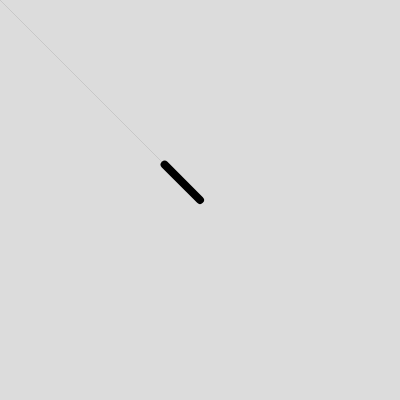
Frame 1 (no input)
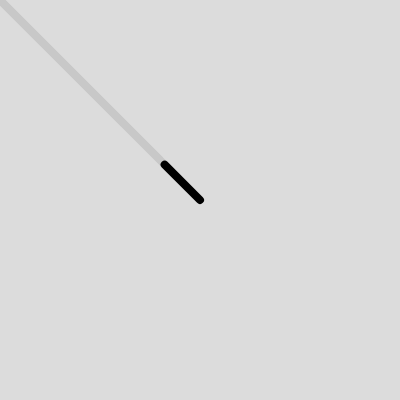
Frame 60 (no input)
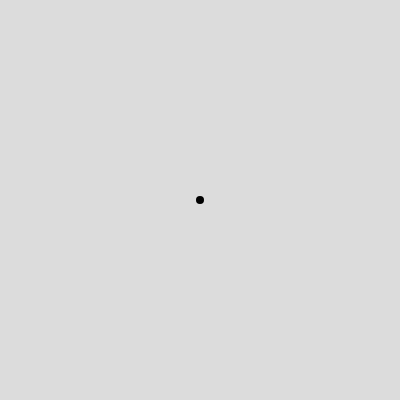
Frame 120 (the mouse pressed at the canvas centre since frame 60)

The p5.js sketch that drew these frames (run headless with seeded random() and noise() and a simulated clock; from frame 60 on, the mouse is pressed at the canvas centre):

// p5.js sketch
// ── sketch.js
function setup() {
  createCanvas(400, 400);
}

function draw() {
  background(220);

  let mouse = createVector(mouseX, mouseY);
  let center = createVector(width/2, height/2);
  mouse.sub(center);

  translate(width/2, height/2);
  stroke(200);
  line(0,0,mouse.x, mouse.y);

  mouse.normalize();
  mouse.mult(50);
  
  stroke(0);
  strokeWeight(8);
  line(0,0,mouse.x, mouse.y);
}
